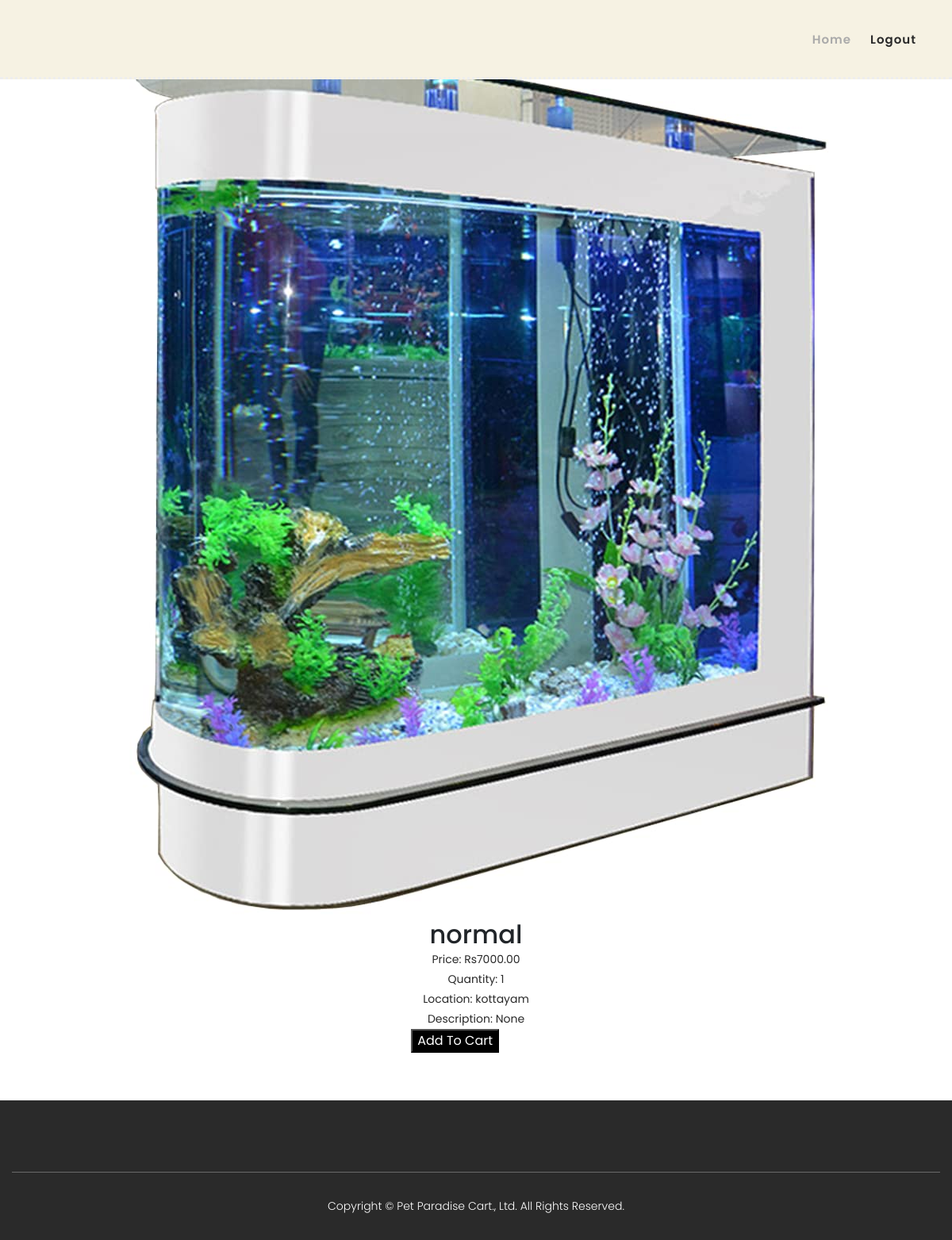
Page /aquarium_details/12/ on the committed database.
### aapmapp/models.py (models this page shows, shortened)
class Aquarium(models.Model):
    dealer = models.ForeignKey(dealer, on_delete=models.CASCADE)  # Add this line to create the foreign key relationship
    name = models.CharField(max_length=100)
    price = models.DecimalField(max_digits=10, decimal_places=2)
    quantity = models.PositiveIntegerField()
    location = models.CharField(max_length=100)
    description = models.TextField(max_length=30, null=True)
    image = models.ImageField(upload_to='aquarium_images/')

### aapmapp/views.py (the view, shortened to what this page needs)
# urls.py: path('aquarium_details/<int:aquarium_id>/', views.aquarium_details, name='aquarium_details'),
def aquarium_details(request, aquarium_id):
    aquarium = get_object_or_404(Aquarium, id=aquarium_id)
    amount_in_paise = aquarium.price * 100  # Assuming pet.price is the price of the pet
    return render(request, 'aquarium_details.html', {'aquarium': aquarium, 'amount_in_paise': amount_in_paise})

### aapmapp/templates/aquarium_details.html (shortened to what this page needs)
{% load static %}
<!DOCTYPE html>
<html lang="en">
  <head>
    <link rel="stylesheet" type="text/css" href="{% static 'aapmapp/css/bootstrap.min.css' %}">
    <link rel="stylesheet" type="text/css" href="{% static 'aapmapp/css/font-awesome.css' %}">
    <link rel="stylesheet" type="text/css" href="{% static 'aapmapp/css/project.css' %}">
    <link rel="stylesheet" type="text/css" href="{% static 'aapmapp/css/owl-carousel.css' %}">
    <link rel="stylesheet" type="text/css" href="{% static 'aapmapp/css/lightbox.css' %}">
    </head>
<header class="header-area header-sticky" style="background-color: #F6F2E3; margin-bottom: 20px;">
    <div class="container">
        <div class="row">
            <div class="col-12">
                <nav class="main-nav">
                    <ul class="nav">
                        <li class="scroll-to-section"><a href="{% url 'customer_account' %}" class="active">Home</a></li>
                        <li class="scroll-to-section"><a href="{% url 'logout' %}">Logout</a></li>
                    </ul>
                </nav>
            </div>
        </div>
    </div>
</header>
{% block content %}<br><br>
  <center>
    <img src="{{ aquarium.image.url }}" alt="{{ aquarium.name }}">
    <h2>{{ aquarium.name }}</h2>
    <p>Price: Rs{{ aquarium.price }}</p>
    <p>Quantity: {{ aquarium.quantity }}</p>
    <p>Location: {{ aquarium.location }}</p>
    <p>Description: {{ aquarium.description }}</p>
    <div style="display: inline-block; margin-right: 10px;">
      <form method="post" action="{% url 'add_to_cart' category='aquarium' item_id=aquarium.id %}">
        <button type="submit" style="background-color: black; color: white;">Add To Cart</button>
      </form>
    </div>
    <div style="display: inline-block;">
      <form action="{% url 'payment_successful'  %}" method="POST">
         </form>
    </div>
  </center>
{% endblock %}
<footer>
  <div class="col-lg-12">
      <div class="under-footer">
          <p>Copyright © Pet Paradise Cart., Ltd. All Rights Reserved.
      </div>
  </div>
</footer>

### static/aapmapp/css/project.css (style rules this page uses)
html, body, div, span, applet, object, iframe, h1, h2, h3, h4, h5, h6, p, blockquote, div pre, a, abbr, acronym, address, big, cite, code, del, dfn, em, font, img, ins, kbd, q, s, samp, small, strike, strong, sub, sup, tt, var, b, u, i, center, dl, dt, dd, ol, ul, li, figure, header, nav, section, article, aside, footer, figcaption { margin: 0; padding: 0; border: 0; outline: 0; }
ul, li { padding: 0; margin: 0; list-style: none; }
header, nav, section, article, aside, footer, hgroup { display: block; }
* { box-sizing: border-box; }
html, body { font-family: 'Poppins', sans-serif; font-weight: 400; background-color: #fff; font-size: 16px; -ms-text-size-adjust: 100%; -webkit-font-smoothing: antialiased; -moz-osx-font-smoothing: grayscale; }
a { text-decoration: none !important; }
h1, h2, h3, h4, h5, h6 { margin-top: 0px; margin-bottom: 0px; }
ul { margin-bottom: 0px; }
p { font-size: 14px; line-height: 25px; color: #2a2a2a; }
html, body { background: #fff; font-family: 'Poppins', sans-serif; }
.header-area { border-bottom: 3px dotted #eee; box-shadow: none; background-color: #fff; position: absolute; top: 0px; left: 0px; right: 0px; z-index: 100; height: 100px; -webkit-transition: all .5s ease 0s; -moz-transition: all .5s ease 0s; -o-transition: all .5s ease 0s; transition: all .5s ease 0s; }
.header-area .main-nav { min-height: 80px; background: transparent; }
.header-area .main-nav .nav { float: right; margin-top: 30px; margin-right: 0px; background-color: transparent; -webkit-transition: all 0.3s ease 0s; -moz-transition: all 0.3s ease 0s; -o-transition: all 0.3s ease 0s; transition: all 0.3s ease 0s; position: relative; z-index: 999; }
.header-area .main-nav .nav li { padding-left: 15px; padding-right: 15px; }
.header-area .main-nav .nav li:last-child { padding-right: 0px; }
.header-area .main-nav .nav li a { display: block; font-weight: 600; font-size: 15px; color: #2a2a2a; text-transform: capitalize; -webkit-transition: all 0.3s ease 0s; -moz-transition: all 0.3s ease 0s; -o-transition: all 0.3s ease 0s; transition: all 0.3s ease 0s; height: 40px; line-height: 40px; border: transparent; letter-spacing: 1px; }
.header-area .main-nav .nav li a { color: #2a2a2a; }
.header-area .main-nav .nav li:hover a, .header-area .main-nav .nav li a.active { color: #aaa!important; }
.header-area.header-sticky { min-height: 80px; }
.header-area .nav { margin-top: 30px; }
.header-area.header-sticky .nav li a.active { color: #aaa; }
@media (max-width: 1200px) { .header-area .main-nav .nav li { padding-left: 12px; padding-right: 12px; } }
@media (max-width: 1200px) { .header-area .main-nav:before { display: none; } }
@media (min-width: 767px) { .header-area .main-nav .nav { display: flex !important; } }
footer { margin-top: 60px; padding: 60px 0px 30px 0px; background-color: #2a2a2a; }
footer .under-footer { margin-top: 30px; padding-top: 30px; text-align: center; border-top: 1px solid rgba(250,250,250,0.3); }
footer .under-footer p { color: #fff; font-size: 14px; font-weight: 300; }

### rows in the picture
Aquarium: image (picture), name "normal", price "7000.00", quantity "1", location "kottayam", description "None"
